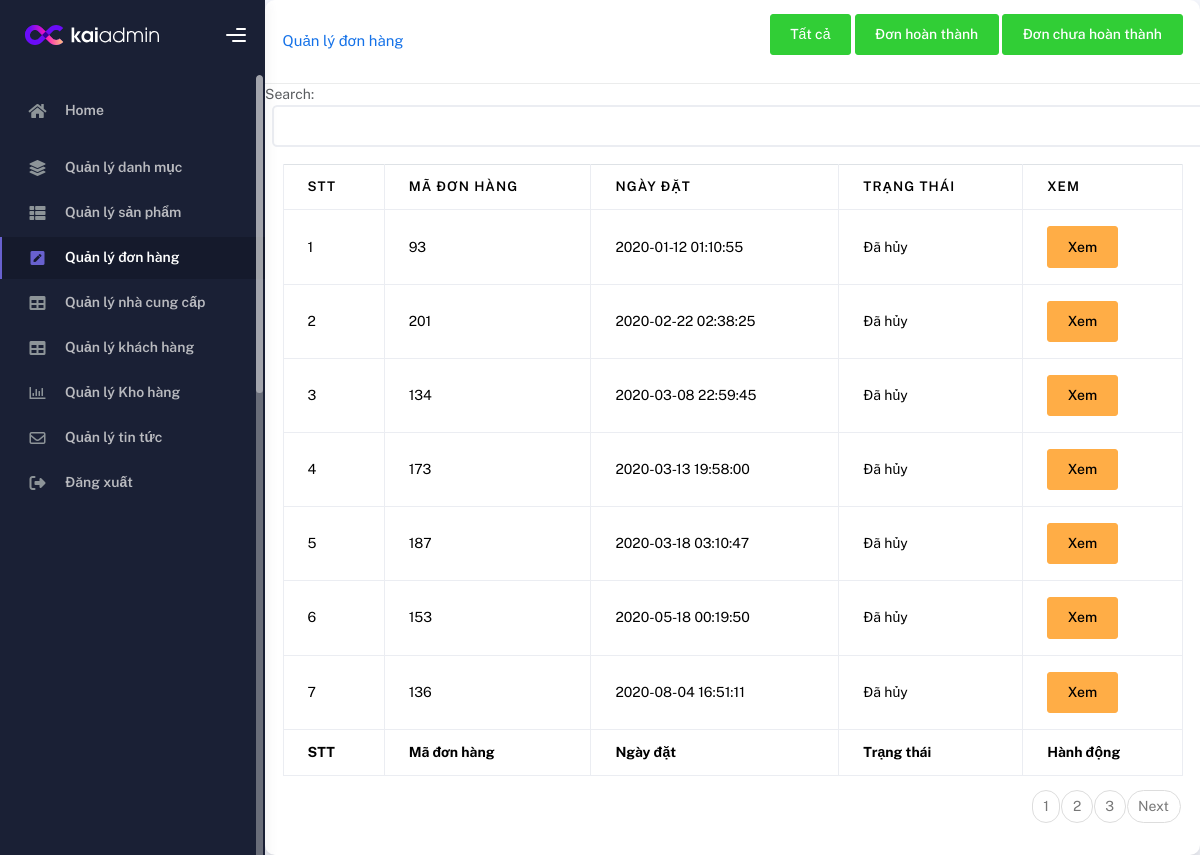
The app's page /Admin/Quanlydonhang/donhuy.php (signed in) with its own data.
### tables this page shows
CREATE TABLE `donhang` (
  `maDonhang` int(20) NOT NULL,
  `maKhachHang` varchar(20) NOT NULL,
  `thoiGianDat` datetime NOT NULL,
  `diaChiKhachHang` varchar(255) NOT NULL,
  `tongGiaTri` int(100) NOT NULL,
  `ghiChu` varchar(200) DEFAULT NULL,
  `tinhTrang` enum('Chờ xử lý','Đã xác nhận','Đang giao','Đã giao','Đã hủy') NOT NULL DEFAULT 'Chờ xử lý' COMMENT '0: Chờ xử lý, 1: Đã xác nhận, 2:Đang giao, 3:Đã giao, 4: Đã hủy'
);

### Admin/Quanlydonhang/donhuy.php (the view, shortened to what this page needs)
<!DOCTYPE html>
<html lang="en">
<head>
    <link rel="stylesheet" href="https://cdnjs.cloudflare.com/ajax/libs/font-awesome/6.5.2/css/all.min.css">
    <link rel="stylesheet" href="//cdnjs.cloudflare.com/ajax/libs/morris.js/0.5.1/morris.css">
    <link rel="stylesheet" href="/Demo/Admin/assets1/main.css">
    <link rel="stylesheet" href="/Demo/Admin/assets/css/bootstrap.min.css" />
    <link rel="stylesheet" href="/Demo/Admin/assets/css/plugins.min.css" />
    <link rel="stylesheet" href="/Demo/Admin/assets/css/kaiadmin.min.css" />
    <link rel="stylesheet" href="/Demo/Admin/assets/css/demo.css" />
</head>
<body>
    <div class="wrapper">
        <div class="sidebar" data-background-color="dark">
            <div class="sidebar-logo">
                <div class="logo-header" data-background-color="dark">
                    <a href="/Demo/Admin/trangchu.php" class="logo">
                        <img src="/Demo/Admin/assets/img/kaiadmin/logo_light.svg" alt="navbar brand" class="navbar-brand" height="20">
                    </a>
                    <div class="nav-toggle">
                        <button class="btn btn-toggle toggle-sidebar">
                            <i class="gg-menu-right"></i>
                        </button>
                    </div>
                </div>
            </div>
            <div class="scroll-wrapper sidebar-wrapper scrollbar scrollbar-inner" style="position: relative;">
                <div class="sidebar-wrapper scrollbar scrollbar-inner scroll-content scroll-scrolly_visible" style="height: auto; margin-bottom: 0px; margin-right: 0px; max-height: 427px;">
                    <div class="sidebar-content">
                        <ul class="nav nav-secondary">
                            <li class="nav-item">
                                <a href="/Demo/Admin/trangchu.php" class="collapsed" aria-expanded="false">
                                    <i class="fas fa-home"></i>
                                    <p>Home</p>
                                </a>
                            </li>
                            <li class="nav-item">
                                <a href="/Demo/Admin/Quanlydanhmuc/hienthi.php">
                                    <i class="fas fa-layer-group"></i>
                                    <p>Quản lý danh mục</p>
                                </a>
                            </li>
                            <li class="nav-item">
                                <a href="/Demo/Admin/Quanlysanpham/hienthi.php">
                                    <i class="fas fa-th-list"></i>
                                    <p>Quản lý sản phẩm</p>
                                </a>
                            </li>
                            <li class="nav-item  active">
                                <a href="/Demo/Admin/Quanlydonhang/hienthi.php">
                                    <i class="fas fa-pen-square"></i>
                                    <p>Quản lý đơn hàng</p>
                                </a>
                            </li>
                            <li class="nav-item">
                                <a href="/Demo/Admin/Quanlynhacungcap/hienthi.php">
                                    <i class="fas fa-table"></i>
                                    <p>Quản lý nhà cung cấp</p>
                                </a>
                            </li>
                            <li class="nav-item">
                                <a href="/Demo/Admin/Quanlykhachhang/hienthi.php">
                                    <i class="fas fa-table"></i>
                                    <p>Quản lý khách hàng</p>
                                </a>
                            </li>
                            <li class="nav-item">
                                <a href="/Demo/Admin/Quanlykhohang/Khohang.php">
                                    <i class="far fa-chart-bar"></i>
                                    <p>Quản lý Kho hàng</p>
                                </a>
                            </li>
                            <li class="nav-item">
                                <a href="/Demo/Admin/Quanlytintuc/news.php">
                                    <i class="fa-regular fa-envelope"></i>
                                    <p>Quản lý tin tức</p>
                                </a>
                            </li>
                            <li class="nav-item">
                                <a href="/Demo/Admin/logout.php">
                                    <i class="fa-solid fa-right-from-bracket"></i>
                                    <p>Đăng xuất</p>
                                </a>
                            </li>
                        </ul>
                    </div>
                </div>
                <div class="scroll-element scroll-y scroll-scrolly_visible">
                    <div class="scroll-element_outer">
                        <div class="scroll-element_size"></div>
                        <div class="scroll-element_track"></div>
                        <div class="scroll-bar" style="height: 318px; top: 0px;"></div>
                    </div>
                </div>
            </div>
        </div>
        <div class="main-panel">
            <div>
                <?php
                include 'ketnoi.php';
                $sql_layncc = "SELECT COUNT(*) as total FROM donhang WHERE `tinhTrang` = 'Đã hủy'";
                $result = mysqli_query($conn, $sql_layncc);
                $row = mysqli_fetch_assoc($result);
                $total_records = $row['total'];
                $page_hientai = isset($_GET['trang']) ? $_GET['trang'] : 1;
                $item_page = 7;
                $sotrang = ceil($total_records / $item_page);
                $start = ($page_hientai - 1) * $item_page;
                ?>
                <div class="card shadow mb-4">
                    <div class="card-header py-3">
                        <div class="khoangCach">
                            <h6 class="m-0 font-weight-bold text-primary">Quản lý đơn hàng</h6>
                            <div>
                                <a href="hienthi.php" class="btn btn-success mb-3"> Tất cả</a>
                                <a href="donhoanthanh.php" class="btn btn-success mb-3"> Đơn hoàn thành</a>
                                <a href="donchuahoanthanh.php" class="btn btn-success mb-3"> Đơn chưa hoàn thành</a>
                            </div>
                        </div>
                    </div>
                    <div class="text-muted">
                        Search:
                        <div class="d-search">
                            <input type="text" id="search" class="ms-2 form-control" aria-label="Search invoice">
                        </div>
                    </div>
                    <div class="card-body">
                        <div class="table-responsive">
                            <table class="table table-bordered" id="dataTable" width="100%" cellspacing="0">
                                <thead>
                                    <tr>
                                        <th>STT</th>
                                        <th>Mã đơn hàng</th>
                                        <th>Ngày đặt</th>
                                        <th>Trạng thái</th>
                                        <th>Xem</th>
                                    </tr>
                                </thead>
                                <tfoot>
                                    <tr>
                                        <th>STT</th>
                                        <th>Mã đơn hàng</th>
                                        <th>Ngày đặt</th>
                                        <th>Trạng thái</th>
                                        <th>Hành động</th>
                                    </tr>
                                </tfoot>
                                <tbody id="body_table">
                                    <?php
                                    require('ketnoi.php');
                                    $sql_str = "SELECT
                                            * from donhang WHERE `tinhTrang` = 'Đã hủy'
                                            order by thoiGianDat limit $start, $item_page";
                                    $result = mysqli_query($conn, $sql_str);
                                    $stt = 0;
                                    while ($row = mysqli_fetch_assoc($result)) {
                                        $stt++;
                                    ?>
                                        <tr>
                                            <td><?= $stt ?></td>
                                            <td><?= $row['maDonhang'] ?></td>
                                            <td><?= $row['thoiGianDat'] ?></td>
                                            <td><span class='tinhTrang'><?= $row['tinhTrang'] ?></span></td>
                                            <td><a class="btn btn-warning" href="vieworders.php?id=<?= $row['maDonhang'] ?>">Xem</a></td>
                                        </tr>
                                    <?php
                                    }
                                    ?>
                                </tbody>
                            </table>
                            <ul class="pagination justify-content-end">
                                <?php
                                for ($i = 1; $i <= $sotrang; $i++) {
                                    echo "<li class='page-item'><a class='page-link'
                    href='?trang=$i'>$i</a></li>";
                                }
                                if ($page_hientai < $sotrang && $sotrang > 1) {
                                    $y = $page_hientai + 1;
                                    echo "<li class='page-item'><a class='page-link'
                    href='?trang=$y'>Next</a></li>";
                                }
                                ?>
                            </ul>
                        </div>
                    </div>
                </div>
            </div>
        </div>
    </div>
</html>

### Admin/assets1/main.css (style rules this page uses)
body { font-family: "Helvetica Neue", "Open sans", sans-serif; background-color: gray; background-image: -webkit-linear-gradient(top left, rgba(0, 0, 0, 0.15), rgb(93, 93, 93, 0.15)), url(https://img1.kienthucvui.vn/uploads/2019/10/30/anh-chup-rau-cu-qua_112150407.jpg); color: white; background-size: cover; }
.khoangCach { display: flex; flex-direction: row; align-items: center; justify-content: space-between; }

### records on screen
donhang: maDonhang "93", thoiGianDat "2020-01-12 01:10:55", tinhTrang "Đã hủy"
donhang: maDonhang "201", thoiGianDat "2020-02-22 02:38:25", tinhTrang "Đã hủy"
donhang: maDonhang "134", thoiGianDat "2020-03-08 22:59:45", tinhTrang "Đã hủy"
donhang: maDonhang "173", thoiGianDat "2020-03-13 19:58:00", tinhTrang "Đã hủy"
donhang: maDonhang "187", thoiGianDat "2020-03-18 03:10:47", tinhTrang "Đã hủy"
donhang: maDonhang "153", thoiGianDat "2020-05-18 00:19:50", tinhTrang "Đã hủy"
donhang: maDonhang "136", thoiGianDat "2020-08-04 16:51:11", tinhTrang "Đã hủy"
